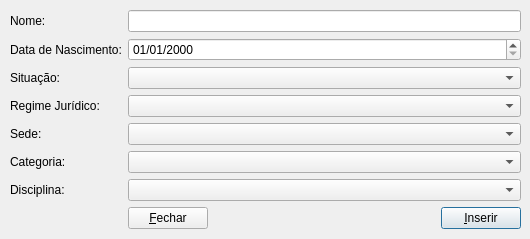
<?xml version="1.0" encoding="UTF-8"?>
<ui version="4.0">
 <class>DialogInserirProfessor</class>
 <widget class="QWidget" name="DialogInserirProfessor">
  <property name="windowModality">
   <enum>Qt::WindowModal</enum>
  </property>
  <property name="geometry">
   <rect>
    <x>0</x>
    <y>0</y>
    <width>530</width>
    <height>239</height>
   </rect>
  </property>
  <property name="windowTitle">
   <string>Inserir Professores</string>
  </property>
  <widget class="QWidget" name="formLayoutWidget">
   <property name="geometry">
    <rect>
     <x>10</x>
     <y>10</y>
     <width>511</width>
     <height>221</height>
    </rect>
   </property>
   <layout class="QFormLayout" name="formLayout">
    <property name="fieldGrowthPolicy">
     <enum>QFormLayout::AllNonFixedFieldsGrow</enum>
    </property>
    <item row="1" column="0">
     <widget class="QLabel" name="label_1">
      <property name="text">
       <string>Nome:</string>
      </property>
     </widget>
    </item>
    <item row="1" column="1">
     <widget class="QLineEdit" name="input_nome_prof"/>
    </item>
    <item row="2" column="0">
     <widget class="QLabel" name="label_2">
      <property name="text">
       <string>Data de Nascimento:</string>
      </property>
     </widget>
    </item>
    <item row="2" column="1">
     <widget class="QDateEdit" name="input_dn_prof">
      <property name="displayFormat">
       <string>dd/MM/yyyy</string>
      </property>
      <property name="calendarPopup">
       <bool>false</bool>
      </property>
     </widget>
    </item>
    <item row="3" column="0">
     <widget class="QLabel" name="label_3">
      <property name="text">
       <string>Situação:</string>
      </property>
     </widget>
    </item>
    <item row="3" column="1">
     <widget class="QComboBox" name="combo_sit_prof"/>
    </item>
    <item row="4" column="0">
     <widget class="QLabel" name="label_4">
      <property name="text">
       <string>Regime Jurídico:</string>
      </property>
     </widget>
    </item>
    <item row="4" column="1">
     <widget class="QComboBox" name="combo_reg_jur_prof"/>
    </item>
    <item row="5" column="0">
     <widget class="QLabel" name="label_5">
      <property name="text">
       <string>Sede:</string>
      </property>
     </widget>
    </item>
    <item row="5" column="1">
     <widget class="QComboBox" name="combo_sede_prof"/>
    </item>
    <item row="6" column="0">
     <widget class="QLabel" name="label_6">
      <property name="text">
       <string>Categoria:</string>
      </property>
     </widget>
    </item>
    <item row="6" column="1">
     <widget class="QComboBox" name="combo_cat_prof"/>
    </item>
    <item row="8" column="1">
     <layout class="QHBoxLayout" name="horizontalLayout">
      <item>
       <widget class="QPushButton" name="buttom_fechar">
        <property name="text">
         <string>&amp;Fechar</string>
        </property>
       </widget>
      </item>
      <item>
       <spacer name="horizontalSpacer">
        <property name="orientation">
         <enum>Qt::Horizontal</enum>
        </property>
        <property name="sizeHint" stdset="0">
         <size>
          <width>40</width>
          <height>20</height>
         </size>
        </property>
       </spacer>
      </item>
      <item>
       <widget class="QPushButton" name="buttom_inserir">
        <property name="text">
         <string>&amp;Inserir</string>
        </property>
        <property name="default">
         <bool>true</bool>
        </property>
       </widget>
      </item>
     </layout>
    </item>
    <item row="7" column="0">
     <widget class="QLabel" name="label_7">
      <property name="text">
       <string>Disciplina:</string>
      </property>
     </widget>
    </item>
    <item row="7" column="1">
     <widget class="QComboBox" name="combo_disciplina"/>
    </item>
   </layout>
  </widget>
 </widget>
 <tabstops>
  <tabstop>input_nome_prof</tabstop>
  <tabstop>input_dn_prof</tabstop>
  <tabstop>combo_sit_prof</tabstop>
  <tabstop>combo_reg_jur_prof</tabstop>
  <tabstop>combo_sede_prof</tabstop>
  <tabstop>combo_cat_prof</tabstop>
 </tabstops>
 <resources/>
 <connections>
  <connection>
   <sender>buttom_fechar</sender>
   <signal>released()</signal>
   <receiver>DialogInserirProfessor</receiver>
   <slot>close()</slot>
   <hints>
    <hint type="sourcelabel">
     <x>407</x>
     <y>345</y>
    </hint>
    <hint type="destinationlabel">
     <x>239</x>
     <y>187</y>
    </hint>
   </hints>
  </connection>
 </connections>
</ui>
